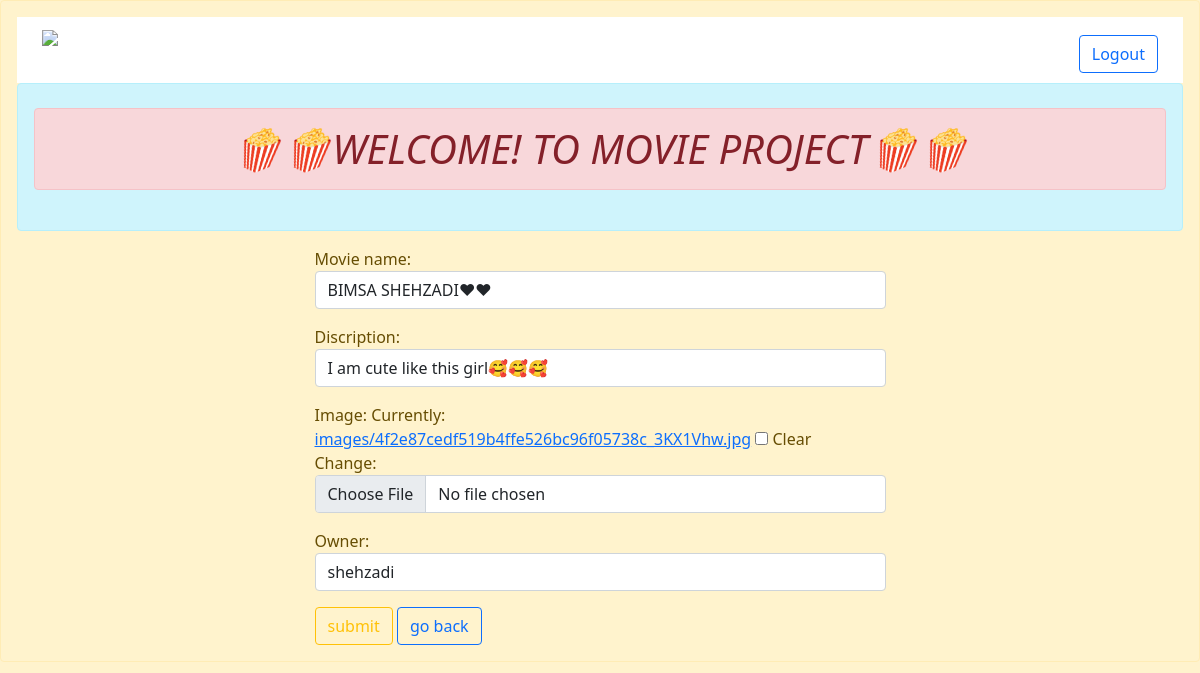
Screenshot of /edit/18/ (signed in) with the database file from the repository.
### movie_app/models.py (models this page shows)
class Movie_Model(models.Model):
    movie_name = models.CharField(max_length=150)
    discription = models.CharField(max_length=250)
    image = models.ImageField(upload_to='images', blank=True)
    owner = models.ForeignKey(User,on_delete=models.CASCADE)

### movie_app/views.py (the view)
# urls.py: path('edit/<int:id>/',views.edit,name='edit'),
@login_required
def edit(request,id):
    if request.method == 'POST':
        movie = Movie_Model.objects.get(id=id)
        form = Movie_Form(request.POST, request.FILES, instance=movie)
        if form.is_valid():
            form.save()
            form = Movie_Form()
    else:
        movie = Movie_Model.objects.get(id=id)
        form = Movie_Form(instance=movie)
    return render(request, 'edit.html', {'form': form})

### movie_app/forms.py
class Movie_Form(forms.ModelForm):
    class Meta:
        model = Movie_Model
        fields = ['movie_name','discription','image','owner']
        widgets = {
            'movie_name': forms.TextInput(attrs={'class':'form-control'}),
            'discription': forms.TextInput(attrs={'class':'form-control'}),
            'image': forms.ClearableFileInput(attrs={'class':'form-control'}),
            'owner': forms.Select(attrs={'class':'form-control'}),
        }

### templates/edit.html (shortened to what this page needs)
{% extends 'base.html' %}
{% block content %}
<div class="div row">
    <div class="div col-sm-6 offset-3">
        <form method="post" enctype="multipart/form-data">
        {{form.as_p}}
        <button type="submit" class="btn btn-outline-warning">submit</button>
        <a href="{%url 'show_movie' %}" class="btn btn-outline-primary">go back</a>
    </form>
    </div>
</div>
{% endblock content %}

### rows the page displays
Movie_Model: movie_name "BIMSA SHEHZADI❤❤", discription "I am cute like this girl🥰🥰🥰", owner "shehzadi"
